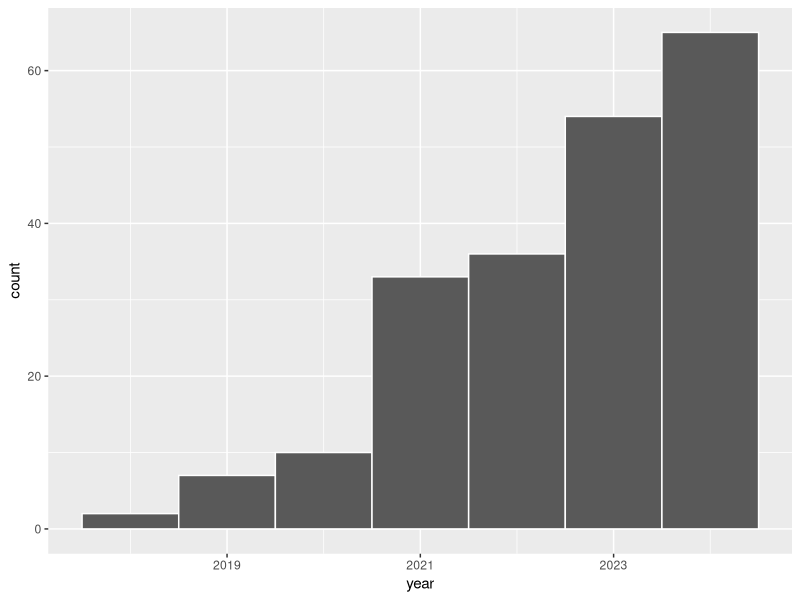

Source code (R):
## ---- chunk 1
knitr::opts_chunk$set(echo = TRUE)
## ---- chunk 2
library(tidyverse)
library(dplyr)
## ---- chunk 3
coded_articles <- read_csv("Inclusion_exclusion coding - mendeley_export.csv")
## ---- chunk 4
# Identify remaining duplicates. These were all coded as irrelevant.

titles_abstracts <- coded_articles %>% 
  select(title, abstract)  
  
duplicates <- titles_abstracts %>% 
  group_by_all() %>% 
  filter(n() > 1) %>% 
  ungroup()

# Limit to unique entries
# distinct <- coded_articles %>% 
#   distinct(title) %>% 
#   filter()

# Count number of included articles
coded_articles %>% 
  count(`Inclusion: (1) Yes (2) No, not English, (3) No, not focused on AI vs. human, (4) No, other reasons`)

# Filter for relevant articles (1st round of coding). Manually go through and remove any remaining duplicates. (Initially not identified because of slight punctuation differences)
relevant_articles <- coded_articles %>% 
  filter(`Inclusion: (1) Yes (2) No, not English, (3) No, not focused on AI vs. human, (4) No, other reasons` == 1) %>% 
  filter(!(ID %in% c("ID-1355", "ID-291", "ID-264", "ID-109", "ID-137", "ID-1295", "ID-1342", "ID-144", "ID-1134", "ID-127", "ID-459", "ID-025")))

## ---- chunk 5
# Count proportion of each type of method for the relevant articles
relevant_articles %>% 
  count(`Method: (1) quantitative, (2) qualitative, (3) meta analysis, reviews`) 

# Look at represented domains. It might be more informative to group into fewer buckets. For example, 'healthcare' and 'medical' could be combined into one category. 'Art' and 'visual art' could be combined. 
relevant_articles %>% 
  count(domain) %>% 
  print(n = 90)

# See the range of publication years
relevant_articles %>% 
  summarize(oldest_paper = min(year),
            newest_paper = max(year))

write_csv(relevant_articles, "1st_round_coding.csv")
## ---- chunk 6
# Import spreadsheet of articles from ICA 2023 meta-analysis
old_articles <- read_csv("2nd_round_coding_2023_ICA.csv") %>% 
  rename("title" = "Article name",
         "domain" = "Task Domain",
         "first_author_last_name" = "First Author Last Name",
         "notes" = "Notes")

# See how many unique entries I added. 
# Double-check for accuracy. ID-1444 had an incomplete title, so that needs to be fixed so it is properly removed from new_articles.
new_articles <- anti_join(relevant_articles, old_articles, by = "title") %>% 
  filter(!ID %in% c("ID-023", "ID-1272", "ID-1322", "ID-1444"))

# Recode methods and domains in new list
# Last line uses string manipulation to only include first author's last name
new_articles_recoded <- new_articles %>% 
  mutate(Method = case_when(`Method: (1) quantitative, (2) qualitative, (3) meta analysis, reviews` == "1" ~ "Quantitative",
                                    `Method: (1) quantitative, (2) qualitative, (3) meta analysis, reviews` == "2" ~ "Qualitative",
                                    `Method: (1) quantitative, (2) qualitative, (3) meta analysis, reviews` == "3" ~ "Review",
                                    `Method: (1) quantitative, (2) qualitative, (3) meta analysis, reviews` %in% c("1, 2", NA) ~ "Other")) %>% 
  relocate(Method, .after = `Method: (1) quantitative, (2) qualitative, (3) meta analysis, reviews`) %>% 
  mutate(first_author_last_name = if_else(str_detect(author, "and") == TRUE, str_extract(author, "\\b(\\w+)\\b(?=\\s+and\\b)"), str_extract(author, "\\b([\\w-]+)\\b(?=[^\\w-]*$)")))

# Check domains from old list
old_articles %>% 
  count(Field)

old_articles %>% 
  filter(Field == "business") %>% 
  print(n = 34)

# Check domains from new list
new_articles_recoded %>% 
  count(domain) %>% 
  print(n = 82)

# Check distribution of publication years
ggplot(new_articles_recoded, aes(x=year)) +
  geom_histogram(bins = 7, color = "white")
  

## ---- chunk 7
# Join old and new list
merged_list <- bind_rows(old_articles, new_articles_recoded)

# Delete unnecessary columns
merged_list_cleaned <- merged_list %>% 
  select(-c(author, `Method: (1) quantitative, (2) qualitative, (3) meta analysis, reviews`, `Article ID_Old`, `Inclusion: (1) Yes (2) No, not English, (3) No, not focused on AI vs. human, (4) No, other reasons`))


# Export for use in Google Sheets
write_csv(merged_list_cleaned, "merged_list_8.19.24.csv")

